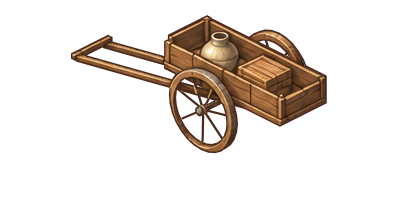
#> input picture art/source/ba-dan-true/handcart.png, 414 x 224 px, given as the content of the folder ../ba-dan-true/handcart.png, which was not available
$ python clean.py ../ba-dan-true/handcart.png ../ba-dan-true/notice-board.png
#> lines starting #> are read from the running program, lines starting #| are printed output that depends on the picture; after the words box and inside, x2 and y2 are one past the last pixel; in counts of white or black regions, pixels touching at a corner belong together; pictures that were not available may be replaced by others from this repository, and a replacement may not be noted
"""clean.py SRC_DIR OUT_DIR : copies eight rotations keeping only the largest 8-connected opaque blob of each (drops the
detached strokes the rotation models drew in the empty canvas above Pella). Nothing touching the figure is changed."""
import sys, json
from pathlib import Path
import numpy as np
from PIL import Image
src, out = Path(sys.argv[1]), Path(sys.argv[2]); out.mkdir(parents=True, exist_ok=True); log = {}
for p in sorted(src.glob('*.png')):
    im = np.array(Image.open(p).convert('RGBA')); a = im[:, :, 3] > 0; H, W = a.shape
#> further down, im is the input picture: shape (224, 414, 4); mean R, G, B, A 24.1, 16.1, 10.3, 40.4
#> after `a = im[:, :, 3] > 0`:
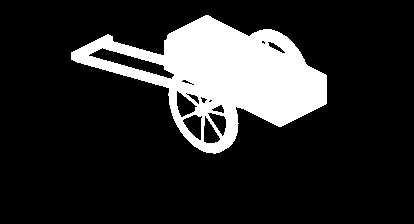
#> a: shape (224, 414) bool; 16.7% white; 1 white region, box (x1, y1, x2, y2) and area: (71, 15, 327, 154) 15485
#> after `H, W = a.shape`: H = 224; W = 414
    lab = np.zeros(a.shape, int); n = 0; sizes = {}
    for y0, x0 in zip(*np.nonzero(a)):
        if lab[y0, x0]: continue
        n += 1; st = [(y0, x0)]; lab[y0, x0] = n; c = 0
        while st:
            y, x = st.pop(); c += 1
            for dy in (-1, 0, 1):
                for dx in (-1, 0, 1):
                    yy, xx = y + dy, x + dx
                    if 0 <= yy < H and 0 <= xx < W and a[yy, xx] and not lab[yy, xx]: lab[yy, xx] = n; st.append((yy, xx))
        sizes[n] = c
#> this loop made 15485 passes
#> (y0, x0) on passes 2 to 4: (15, 206), (15, 207), (15, 208)
#> after the loop, n = 1; sizes = {1: 15485}
    keep = max(sizes, key=sizes.get); drop = lab.astype(bool) & (lab != keep)
#> after `keep = max(sizes, key=sizes.get)`: keep = 1
#> after `drop = lab.astype(bool) & (lab != keep)`: drop: shape (224, 414) bool; every value is 0
    im[drop] = 0; Image.fromarray(im).save(out / p.name); log[p.stem] = int(drop.sum())
json.dump(log, open(out / 'clean.json', 'w'), indent=1); print(log)
#| {'handcart': 0}

$ run again, on art/source/ba-dan-true/notice-board.png
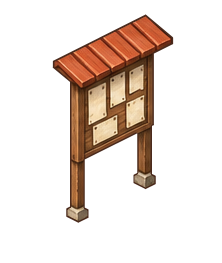
#> input picture art/source/ba-dan-true/notice-board.png, 222 x 263 px, given as the content of the folder ../ba-dan-true/notice-board.png, which was not available
#> im is the input picture: shape (263, 222, 4); mean R, G, B, A 36.2, 23, 15.3, 52.9
#> `a = im[:, :, 3] > 0`:
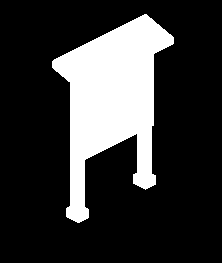
#> a: shape (263, 222) bool; 21.2% white; 1 white region, box (x1, y1, x2, y2) and area: (52, 14, 174, 223) 12350
#> the loop `for y0, x0 in zip(*np.nonzero(a)):` made 12350 passes
#> (y0, x0) on passes 2 to 4: (14, 145), (14, 146), (15, 142)
#> after the loop `for y0, x0 in zip(*np.nonzero(a)):`: n = 1; sizes = {1: 12350}
#> keep = 1
#> drop: shape (263, 222) bool; every value is 0
#| {'notice-board': 0}
